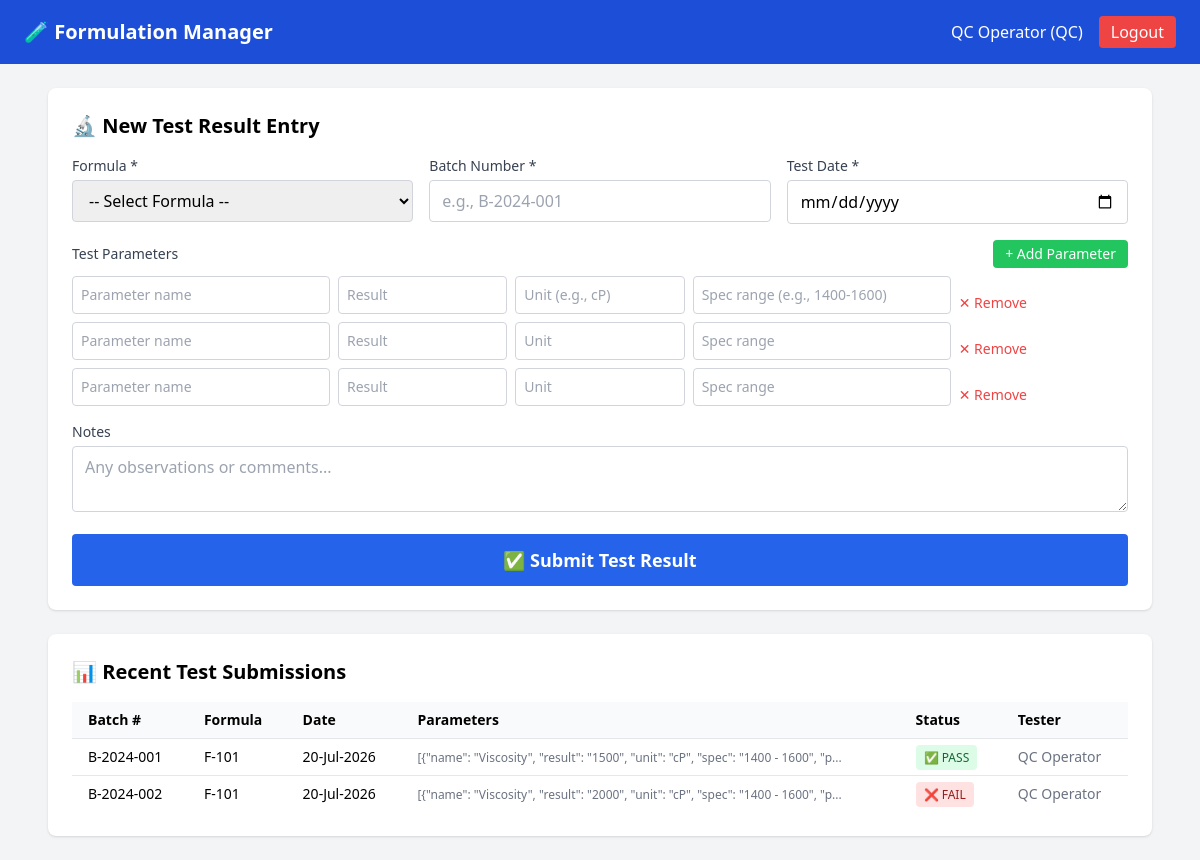
Page /dashboard (signed in) on the earlier database version.
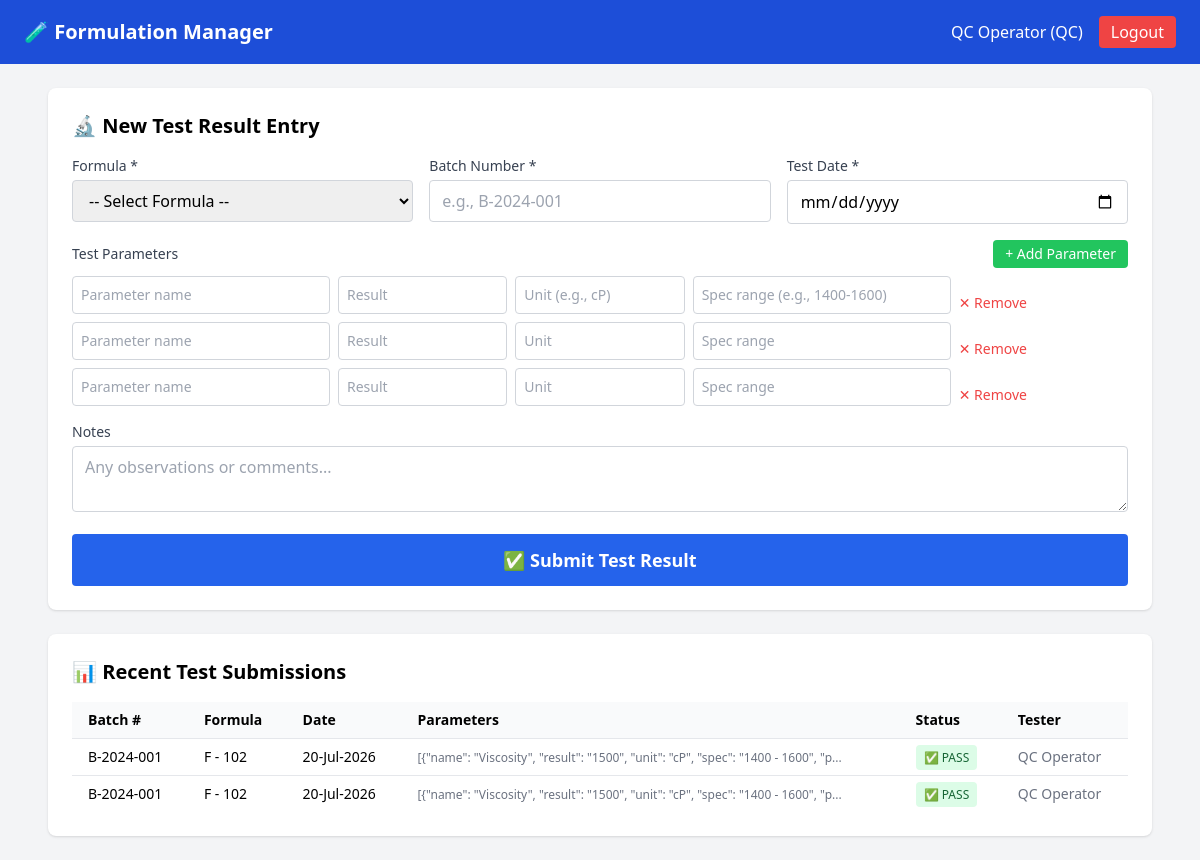
Same page on the later database version.
### app.py (models this page shows)
class QCTestResult(db.Model):
    id = db.Column(db.Integer, primary_key=True)
    formula_id = db.Column(db.Integer, db.ForeignKey('formula.id'), nullable=False)
    batch_number = db.Column(db.String(50), nullable=False)
    test_date = db.Column(db.DateTime, default=datetime.utcnow)
    tested_by = db.Column(db.String(80))
    parameters = db.Column(db.Text)  # JSON string: [{"name":"Viscosity","result":"1500","unit":"cP","spec":"1400-1600","pass":true}]
    status = db.Column(db.String(20), default='pending')  # pass, fail, pending
    notes = db.Column(db.Text)
    formula = db.relationship('Formula')

class Formula(db.Model):
    id = db.Column(db.Integer, primary_key=True)
    code = db.Column(db.String(20), unique=True, nullable=False)
    name = db.Column(db.String(200), nullable=False)
    version = db.Column(db.String(10), default='1.0')
    status = db.Column(db.String(20), default='draft')  # draft, approved, archived
    created_by = db.Column(db.String(80))
    created_at = db.Column(db.DateTime, default=datetime.utcnow)
    ingredients = db.relationship('FormulaIngredient', backref='formula', lazy=True)

### app.py (the view, shortened to what this page needs)
@app.route('/dashboard')
@login_required
def dashboard():
    role_templates = {
        'qc': 'dashboard_qc.html',
        'rd': 'dashboard_rd.html',
        'planner': 'dashboard_planner.html',
        'production': 'dashboard_production.html',
        'factory': 'dashboard_factory.html',
        'audit': 'dashboard_audit.html',
        'md': 'dashboard_md.html'
    }
    template = role_templates.get(current_user.role, 'login.html')
    if current_user.role == 'qc':
        formulas = Formula.query.filter_by(status='approved').all()
        recent_tests = QCTestResult.query.order_by(QCTestResult.test_date.desc()).limit(10).all()
        return render_template(template, formulas=formulas, recent_tests=recent_tests)
    elif current_user.role == 'planner':
        qc_batches = QCTestResult.query.order_by(QCTestResult.test_date.desc()).all()
        return render_template(template, qc_batches=qc_batches)
    return render_template(template)

### app.py (called while the page is built)
@login_manager.user_loader
def load_user(user_id):
    return User.query.get(int(user_id))

### templates/dashboard_qc.html (shortened to what the changed rows need)
{% extends "base.html" %}
{% block content %}
<div class="bg-white rounded-lg shadow p-6 mb-6">
    <h2 class="text-xl font-bold mb-4">🔬 New Test Result Entry</h2>
</div>
<div class="bg-white rounded-lg shadow p-6">
    <h2 class="text-xl font-bold mb-4">📊 Recent Test Submissions</h2>
    {% if recent_tests %}
    <div class="overflow-x-auto">
        <table class="w-full text-sm">
            <thead class="bg-gray-50">
                <tr>
                    <th class="px-4 py-2 text-left">Batch #</th>
                    <th class="px-4 py-2 text-left">Formula</th>
                    <th class="px-4 py-2 text-left">Date</th>
                    <th class="px-4 py-2 text-left">Parameters</th>
                    <th class="px-4 py-2 text-left">Status</th>
                    <th class="px-4 py-2 text-left">Tester</th>
                </tr>
            </thead>
            <tbody>
                {% for test in recent_tests %}
                <tr class="border-t hover:bg-gray-50">
                    <td class="px-4 py-2 font-medium">{{ test.batch_number }}</td>
                    <td class="px-4 py-2">{{ test.formula.code if test.formula else 'N/A' }}</td>
                    <td class="px-4 py-2">{{ test.test_date.strftime('%d-%b-%Y') if test.test_date else '' }}</td>
                    <td class="px-4 py-2">
                        {% set params = test.parameters|tojson if test.parameters else '[]' %}
                        {% set params_list = params|replace('\"', '"') %}
                        <span class="text-xs text-gray-500">
                            {% if test.parameters %}
                                {% set json_params = test.parameters %}
                                {{ json_params[:80] }}{% if json_params|length > 80 %}...{% endif %}
                            {% endif %}
                        </span>
                    </td>
                    <td class="px-4 py-2">
                        {% if test.status == 'pass' %}
                            <span class="bg-green-100 text-green-800 px-2 py-1 rounded text-xs font-medium">✅ PASS</span>
                        {% elif test.status == 'fail' %}
                            <span class="bg-red-100 text-red-800 px-2 py-1 rounded text-xs font-medium">❌ FAIL</span>
                        {% else %}
                            <span class="bg-yellow-100 text-yellow-800 px-2 py-1 rounded text-xs font-medium">⏳ PENDING</span>
                        {% endif %}
                    </td>
                    <td class="px-4 py-2 text-gray-500">{{ test.tested_by }}</td>
                </tr>
                {% endfor %}
            </tbody>
        </table>
    </div>
    {% else %}
    <div class="text-center py-8 text-gray-400">
        <p class="text-4xl mb-2">📋</p>
        <p>No test results submitted yet</p>
    </div>
    {% endif %}
</div>
{% endblock %}

Differences in the rows shown:
changed QCTestResult (number 1 of 2 on the later page): formula "F-101" → "F - 102"
changed QCTestResult (number 2 of 2 on the later page): batch_number "B-2024-002" → "B-2024-001"; formula "F-101" → "F - 102"; parameters "[{\"name\": \"Viscosity\", \"result\": \"2000\", \"unit\": \"cP\", \"spec\": \"1400 - 1600\", \"p" → "[{\"name\": \"Viscosity\", \"result\": \"1500\", \"unit\": \"cP\", \"spec\": \"1400 - 1600\", \"p"; status "❌ FAIL" → "✅ PASS"
